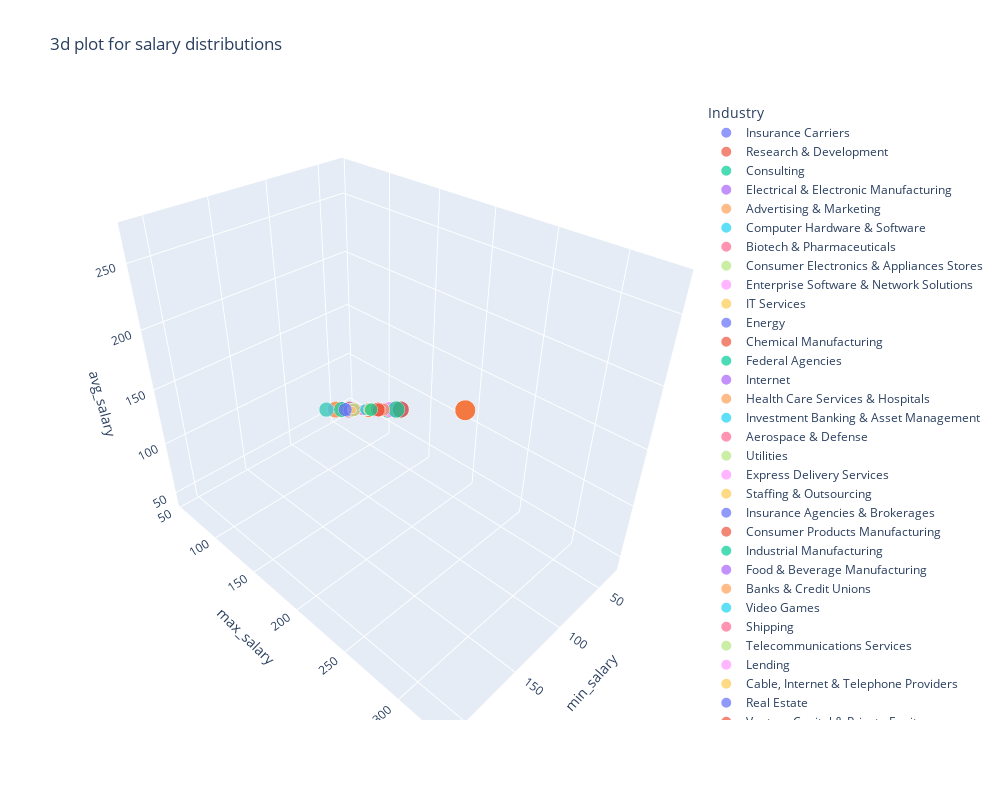

Notebook cell for this chart:
### Markdown cell above
The scatter plot on the left shows the relationship betweeen minimum salaries (horizontal axis) and maximum salaries (vertical axis) for various roles (dots). A line of best fit (shown in red) indicates a positive correlation: As the minimum salary increases, so does the maximum salary. This suggests that roles with higher entry requirements tend to offer greater earning potential. 

The box plot provides a summary of the salary ranges for minimum and maximum salaries, highlighting the interquartile range and outliers. We are able to understand the salary structures and could help candidates negotiate salaries based on financial goals.

### Code cell
fig = px.scatter_3d(data_frame=data, x='min_salary', y='max_salary', z='avg_salary',
                    color='Industry', size='min_salary', title='3d plot for salary distributions',
                   width=1000, height=800)
#fig.layout.height = 500
fig.show()

### Figure 1 — Plotly figure (JSON) as saved in the notebook; plotly's stock layout.template omitted (floating-point values rounded to 4 significant figures)
{"data": [{"hovertemplate": "Industry=Insurance Carriers<br>min_salary=%{marker.size}<br>max_salary=%{y}<br>avg_salary=%{z}<extra></extra>", "legendgroup": "Insurance Carriers", "marker": {"color": "#636efa", "size": [137, 137, 75, 75, 79, 79, 90, 101, 56, 56, 79, 71, 71, 90, 90, 90, 145, 79, 112, 112, 110, 69, 66, 66, 128, 87, 92, 92], "sizemode": "area", "sizeref": 0.53, "symbol": "circle"}, "mode": "markers", "name": "Insurance Carriers", "scene": "scene", "showlegend": true, "type": "scatter3d", "x": [137, 137, 75, 75, 79, 79, 90, 101, 56, 56, 79, 71, 71, 90, 90, 90, 145, 79, 112, 112, 110, 69, 66, 66, 128, 87, 92, 92], "y": [171, 171, 131, 131, 131, 131, 109, 165, 97, 97, 106, 123, 123, 124, 124, 124, 225, 147, 116, 116, 163, 116, 112, 112, 201, 141, 155, 155], "z": [154, 154, 103, 103, 105, 105, 99, 133, 76, 76, 92, 97, 97, 107, 107, 107, 185, 113, 114, 114, 136, 92, 89, 89, 164, 114, 123, 123]}, {"hovertemplate": "Industry=Research & Development<br>min_salary=%{marker.size}<br>max_salary=%{y}<br>avg_salary=%{z}<extra></extra>", "legendgroup": "Research & Development", "marker": {"color": "#EF553B", "size": [137, 79, 101, 79, 79, 90, 79, 112, 112, 79, 31, 212, 212, 212, 66, 87, 92], "sizemode": "area", "sizeref": 0.53, "symbol": "circle"}, "mode": "markers", "name": "Research & Development", "scene": "scene", "showlegend": true, "type": "scatter3d", "x": [137, 79, 101, 79, 79, 90, 79, 112, 112, 79, 31, 212, 212, 212, 66, 87, 92], "y": [171, 131, 165, 106, 106, 124, 147, 116, 116, 133, 56, 331, 331, 331, 112, 141, 155], "z": [154, 105, 133, 92, 92, 107, 113, 114, 114, 106, 43, 271, 271, 271, 89, 114, 123]}, {"hovertemplate": "Industry=Consulting<br>min_salary=%{marker.size}<br>max_salary=%{y}<br>avg_salary=%{z}<extra></extra>", "legendgroup": "Consulting", "marker": {"color": "#00cc96", "size": [137, 137, 137, 75, 79, 99, 99, 99, 79, 90, 91, 91, 122, 122, 112, 124, 124, 69, 69, 95, 95, 212, 128, 128, 80, 87, 87, 87, 92, 92], "sizemode": "area", "sizeref": 0.53, "symbol": "circle"}, "mode": "markers", "name": "Consulting", "scene": "scene", "showlegend": true, "type": "scatter3d", "x": [137, 137, 137, 75, 79, 99, 99, 99, 79, 90, 91, 91, 122, 122, 112, 124, 124, 69, 69, 95, 95, 212, 128, 128, 80, 87, 87, 87, 92, 92], "y": [171, 171, 171, 131, 131, 132, 132, 132, 106, 124, 150, 150, 146, 146, 116, 198, 198, 116, 116, 119, 119, 331, 201, 201, 132, 141, 141, 141, 155, 155], "z": [154, 154, 154, 103, 105, 115, 115, 115, 92, 107, 120, 120, 134, 134, 114, 161, 161, 92, 92, 107, 107, 271, 164, 164, 106, 114, 114, 114, 123, 123]}, {"hovertemplate": "Industry=Electrical & Electronic Manufacturing<br>min_salary=%{marker.size}<br>max_salary=%{y}<br>avg_salary=%{z}<extra></extra>", "legendgroup": "Electrical & Electronic Manufacturing", "marker": {"color": "#ab63fa", "size": [137, 90, 141], "sizemode": "area", "sizeref": 0.53, "symbol": "circle"}, "mode": "markers", "name": "Electrical & Electronic Manufacturing", "scene": "scene", "showlegend": true, "type": "scatter3d", "x": [137, 90, 141], "y": [171, 109, 225], "z": [154, 99, 183]}, {"hovertemplate": "Industry=Advertising & Marketing<br>min_salary=%{marker.size}<br>max_salary=%{y}<br>avg_salary=%{z}<extra></extra>", "legendgroup": "Advertising & Marketing", "marker": {"color": "#FFA15A", "size": [137, 137, 75, 79, 99, 99, 90, 90, 90, 56, 56, 79, 90, 90, 110, 69, 138, 138, 80, 105, 105], "sizemode": "area", "sizeref": 0.53, "symbol": "circle"}, "mode": "markers", "name": "Advertising & Marketing", "scene": "scene", "showlegend": true, "type": "scatter3d", "x": [137, 137, 75, 79, 99, 99, 90, 90, 90, 56, 56, 79, 90, 90, 110, 69, 138, 138, 80, 105, 105], "y": [171, 171, 131, 131, 132, 132, 109, 109, 109, 97, 97, 106, 124, 124, 163, 116, 158, 158, 132, 167, 167], "z": [154, 154, 103, 105, 115, 115, 99, 99, 99, 76, 76, 92, 107, 107, 136, 92, 148, 148, 106, 136, 136]}, {"hovertemplate": "Industry=Computer Hardware & Software<br>min_salary=%{marker.size}<br>max_salary=%{y}<br>avg_salary=%{z}<extra></extra>", "legendgroup": "Computer Hardware & Software", "marker": {"color": "#19d3f3", "size": [137, 137, 137, 137, 75, 79, 79, 79, 79, 79, 99, 99, 99, 99, 99, 99, 90, 90, 90, 101, 101, 56, 79, 79, 90, 90, 90, 91, 141, 145, 79, 79, 79, 122, 122, 112, 112, 110, 110, 79, 69, 31, 31, 95, 212, 66, 128, 128, 128, 138, 80, 87, 87, 92, 92], "sizemode": "area", "sizeref": 0.53, "symbol": "circle"}, "mode": "markers", "name": "Computer Hardware & Software", "scene": "scene", "showlegend": true, "type": "scatter3d", "x": [137, 137, 137, 137, 75, 79, 79, 79, 79, 79, 99, 99, 99, 99, 99, 99, 90, 90, 90, 101, 101, 56, 79, 79, 90, 90, 90, 91, 141, 145, 79, 79, 79, 122, 122, 112, 112, 110, 110, 79, 69, 31, 31, 95, 212, 66, 128, 128, 128, 138, 80, 87, 87, 92, 92], "y": [171, 171, 171, 171, 131, 131, 131, 131, 131, 131, 132, 132, 132, 132, 132, 132, 109, 109, 109, 165, 165, 97, 106, 106, 124, 124, 124, 150, 225, 225, 147, 147, 147, 146, 146, 116, 116, 163, 163, 133, 116, 56, 56, 119, 331, 112, 201, 201, 201, 158, 132, 141, 141, 155, 155], "z": [154, 154, 154, 154, 103, 105, 105, 105, 105, 105, 115, 115, 115, 115, 115, 115, 99, 99, 99, 133, 133, 76, 92, 92, 107, 107, 107, 120, 183, 185, 113, 113, 113, 134, 134, 114, 114, 136, 136, 106, 92, 43, 43, 107, 271, 89, 164, 164, 164, 148, 106, 114, 114, 123, 123]}, {"hovertemplate": "Industry=Biotech & Pharmaceuticals<br>min_salary=%{marker.size}<br>max_salary=%{y}<br>avg_salary=%{z}<extra></extra>", "legendgroup": "Biotech & Pharmaceuticals", "marker": {"color": "#FF6692", "size": [137, 75, 75, 75, 75, 75, 79, 79, 79, 79, 79, 79, 99, 99, 90, 90, 90, 90, 90, 90, 101, 101, 101, 56, 56, 56, 56, 56, 56, 79, 79, 79, 71, 90, 90, 91, 91, 141, 145, 145, 79, 112, 112, 110, 110, 110, 124, 79, 69, 31, 95, 212, 212, 212, 128, 128, 128, 128, 138, 80, 80, 92, 105], "sizemode": "area", "sizeref": 0.53, "symbol": "circle"}, "mode": "markers", "name": "Biotech & Pharmaceuticals", "scene": "scene", "showlegend": true, "type": "scatter3d", "x": [137, 75, 75, 75, 75, 75, 79, 79, 79, 79, 79, 79, 99, 99, 90, 90, 90, 90, 90, 90, 101, 101, 101, 56, 56, 56, 56, 56, 56, 79, 79, 79, 71, 90, 90, 91, 91, 141, 145, 145, 79, 112, 112, 110, 110, 110, 124, 79, 69, 31, 95, 212, 212, 212, 128, 128, 128, 128, 138, 80, 80, 92, 105], "y": [171, 131, 131, 131, 131, 131, 131, 131, 131, 131, 131, 131, 132, 132, 109, 109, 109, 109, 109, 109, 165, 165, 165, 97, 97, 97, 97, 97, 97, 106, 106, 106, 123, 124, 124, 150, 150, 225, 225, 225, 147, 116, 116, 163, 163, 163, 198, 133, 116, 56, 119, 331, 331, 331, 201, 201, 201, 201, 158, 132, 132, 155, 167], "z": [154, 103, 103, 103, 103, 103, 105, 105, 105, 105, 105, 105, 115, 115, 99, 99, 99, 99, 99, 99, 133, 133, 133, 76, 76, 76, 76, 76, 76, 92, 92, 92, 97, 107, 107, 120, 120, 183, 185, 185, 113, 114, 114, 136, 136, 136, 161, 106, 92, 43, 107, 271, 271, 271, 164, 164, 164, 164, 148, 106, 106, 123, 136]}, {"hovertemplate": "Industry=Consumer Electronics & Appliances Stores<br>min_salary=%{marker.size}<br>max_salary=%{y}<br>avg_salary=%{z}<extra></extra>", "legendgroup": "Consumer Electronics & Appliances Stores", "marker": {"color": "#B6E880", "size": [137, 79], "sizemode": "area", "sizeref": 0.53, "symbol": "circle"}, "mode": "markers", "name": "Consumer Electronics & Appliances Stores", "scene": "scene", "showlegend": true, "type": "scatter3d", "x": [137, 79], "y": [171, 131], "z": [154, 105]}, {"hovertemplate": "Industry=Enterprise Software & Network Solutions<br>min_salary=%{marker.size}<br>max_salary=%{y}<br>avg_salary=%{z}<extra></extra>", "legendgroup": "Enterprise Software & Network Solutions", "marker": {"color": "#FF97FF", "size": [137, 137, 137, 137, 75, 75, 75, 75, 75, 75, 75, 79, 99, 99, 99, 99, 90, 90, 90, 101, 101, 101, 79, 90, 91, 145, 122, 122, 122, 112, 110, 110, 124, 31, 31, 66, 138, 138, 80, 87, 92, 92], "sizemode": "area", "sizeref": 0.53, "symbol": "circle"}, "mode": "markers", "name": "Enterprise Software & Network Solutions", "scene": "scene", "showlegend": true, "type": "scatter3d", "x": [137, 137, 137, 137, 75, 75, 75, 75, 75, 75, 75, 79, 99, 99, 99, 99, 90, 90, 90, 101, 101, 101, 79, 90, 91, 145, 122, 122, 122, 112, 110, 110, 124, 31, 31, 66, 138, 138, 80, 87, 92, 92], "y": [171, 171, 171, 171, 131, 131, 131, 131, 131, 131, 131, 131, 132, 132, 132, 132, 109, 109, 109, 165, 165, 165, 106, 124, 150, 225, 146, 146, 146, 116, 163, 163, 198, 56, 56, 112, 158, 158, 132, 141, 155, 155], "z": [154, 154, 154, 154, 103, 103, 103, 103, 103, 103, 103, 105, 115, 115, 115, 115, 99, 99, 99, 133, 133, 133, 92, 107, 120, 185, 134, 134, 134, 114, 136, 136, 161, 43, 43, 89, 148, 148, 106, 114, 123, 123]}, {"hovertemplate": "Industry=IT Services<br>min_salary=%{marker.size}<br>max_salary=%{y}<br>avg_salary=%{z}<extra></extra>", "legendgroup": "IT Services", "marker": {"color": "#FECB52", "size": [137, 75, 75, 79, 79, 90, 101, 56, 56, 79, 79, 79, 71, 71, 90, 90, 91, 91, 91, 141, 141, 145, 145, 79, 79, 122, 112, 110, 124, 124, 79, 69, 69, 69, 31, 31, 95, 212, 66, 66, 66, 66, 66, 66, 80, 80, 80, 87, 87, 92, 105, 105], "sizemode": "area", "sizeref": 0.53, "symbol": "circle"}, "mode": "markers", "name": "IT Services", "scene": "scene", "showlegend": true, "type": "scatter3d", "x": [137, 75, 75, 79, 79, 90, 101, 56, 56, 79, 79, 79, 71, 71, 90, 90, 91, 91, 91, 141, 141, 145, 145, 79, 79, 122, 112, 110, 124, 124, 79, 69, 69, 69, 31, 31, 95, 212, 66, 66, 66, 66, 66, 66, 80, 80, 80, 87, 87, 92, 105, 105], "y": [171, 131, 131, 131, 131, 109, 165, 97, 97, 106, 106, 106, 123, 123, 124, 124, 150, 150, 150, 225, 225, 225, 225, 147, 147, 146, 116, 163, 198, 198, 133, 116, 116, 116, 56, 56, 119, 331, 112, 112, 112, 112, 112, 112, 132, 132, 132, 141, 141, 155, 167, 167], "z": [154, 103, 103, 105, 105, 99, 133, 76, 76, 92, 92, 92, 97, 97, 107, 107, 120, 120, 120, 183, 183, 185, 185, 113, 113, 134, 114, 136, 161, 161, 106, 92, 92, 92, 43, 43, 107, 271, 89, 89, 89, 89, 89, 89, 106, 106, 106, 114, 114, 123, 136, 136]}, {"hovertemplate": "Industry=Energy<br>min_salary=%{marker.size}<br>max_salary=%{y}<br>avg_salary=%{z}<extra></extra>", "legendgroup": "Energy", "marker": {"color": "#636efa", "size": [137, 56, 91, 112, 66], "sizemode": "area", "sizeref": 0.53, "symbol": "circle"}, "mode": "markers", "name": "Energy", "scene": "scene", "showlegend": true, "type": "scatter3d", "x": [137, 56, 91, 112, 66], "y": [171, 97, 150, 116, 112], "z": [154, 76, 120, 114, 89]}, {"hovertemplate": "Industry=Chemical Manufacturing<br>min_salary=%{marker.size}<br>max_salary=%{y}<br>avg_salary=%{z}<extra></extra>", "legendgroup": "Chemical Manufacturing", "marker": {"color": "#EF553B", "size": [137, 137, 56], "sizemode": "area", "sizeref": 0.53, "symbol": "circle"}, "mode": "markers", "name": "Chemical Manufacturing", "scene": "scene", "showlegend": true, "type": "scatter3d", "x": [137, 137, 56], "y": [171, 171, 97], "z": [154, 154, 76]}, {"hovertemplate": "Industry=Federal Agencies<br>min_salary=%{marker.size}<br>max_salary=%{y}<br>avg_salary=%{z}<extra></extra>", "legendgroup": "Federal Agencies", "marker": {"color": "#00cc96", "size": [137, 137, 75, 90, 101, 56, 71, 91, 145, 79, 110, 128, 128, 138, 138, 80], "sizemode": "area", "sizeref": 0.53, "symbol": "circle"}, "mode": "markers", "name": "Federal Agencies", "scene": "scene", "showlegend": true, "type": "scatter3d", "x": [137, 137, 75, 90, 101, 56, 71, 91, 145, 79, 110, 128, 128, 138, 138, 80], "y": [171, 171, 131, 109, 165, 97, 123, 150, 225, 147, 163, 201, 201, 158, 158, 132], "z": [154, 154, 103, 99, 133, 76, 97, 120, 185, 113, 136, 164, 164, 148, 148, 106]}, {"hovertemplate": "Industry=Internet<br>min_salary=%{marker.size}<br>max_salary=%{y}<br>avg_salary=%{z}<extra></extra>", "legendgroup": "Internet", "marker": {"color": "#ab63fa", "size": [137, 137, 75, 75, 79, 79, 79, 99, 99, 56, 79, 71, 71, 71, 91, 141, 145, 112, 124, 124, 79, 69, 95, 66, 128, 128, 80], "sizemode": "area", "sizeref": 0.53, "symbol": "circle"}, "mode": "markers", "name": "Internet", "scene": "scene", "showlegend": true, "type": "scatter3d", "x": [137, 137, 75, 75, 79, 79, 79, 99, 99, 56, 79, 71, 71, 71, 91, 141, 145, 112, 124, 124, 79, 69, 95, 66, 128, 128, 80], "y": [171, 171, 131, 131, 131, 131, 131, 132, 132, 97, 106, 123, 123, 123, 150, 225, 225, 116, 198, 198, 133, 116, 119, 112, 201, 201, 132], "z": [154, 154, 103, 103, 105, 105, 105, 115, 115, 76, 92, 97, 97, 97, 120, 183, 185, 114, 161, 161, 106, 92, 107, 89, 164, 164, 106]}, {"hovertemplate": "Industry=Health Care Services & Hospitals<br>min_salary=%{marker.size}<br>max_salary=%{y}<br>avg_salary=%{z}<extra></extra>", "legendgroup": "Health Care Services & Hospitals", "marker": {"color": "#FFA15A", "size": [137, 75, 75, 79, 99, 99, 99, 56, 79, 145, 112, 110, 110, 95, 138, 80, 80, 87], "sizemode": "area", "sizeref": 0.53, "symbol": "circle"}, "mode": "markers", "name": "Health Care Services & Hospitals", "scene": "scene", "showlegend": true, "type": "scatter3d", "x": [137, 75, 75, 79, 99, 99, 99, 56, 79, 145, 112, 110, 110, 95, 138, 80, 80, 87], "y": [171, 131, 131, 131, 132, 132, 132, 97, 106, 225, 116, 163, 163, 119, 158, 132, 132, 141], "z": [154, 103, 103, 105, 115, 115, 115, 76, 92, 185, 114, 136, 136, 107, 148, 106, 106, 114]}, {"hovertemplate": "Industry=Investment Banking & Asset Management<br>min_salary=%{marker.size}<br>max_salary=%{y}<br>avg_salary=%{z}<extra></extra>", "legendgroup": "Investment Banking & Asset Management", "marker": {"color": "#19d3f3", "size": [137, 75, 75, 79, 99, 99, 71, 71, 79, 79, 79, 31, 128], "sizemode": "area", "sizeref": 0.53, "symbol": "circle"}, "mode": "markers", "name": "Investment Banking & Asset Management", "scene": "scene", "showlegend": true, "type": "scatter3d", "x": [137, 75, 75, 79, 99, 99, 71, 71, 79, 79, 79, 31, 128], "y": [171, 131, 131, 131, 132, 132, 123, 123, 147, 147, 133, 56, 201], "z": [154, 103, 103, 105, 115, 115, 97, 97, 113, 113, 106, 43, 164]}, {"hovertemplate": "Industry=Aerospace & Defense<br>min_salary=%{marker.size}<br>max_salary=%{y}<br>avg_salary=%{z}<extra></extra>", "legendgroup": "Aerospace & Defense", "marker": {"color": "#FF6692", "size": [137, 75, 99, 99, 90, 101, 56, 79, 71, 90, 91, 141, 145, 79, 79, 122, 112, 110, 110, 124, 31, 31, 212, 128, 138, 138, 138, 80, 80, 87, 87, 92, 105, 105], "sizemode": "area", "sizeref": 0.53, "symbol": "circle"}, "mode": "markers", "name": "Aerospace & Defense", "scene": "scene", "showlegend": true, "type": "scatter3d", "x": [137, 75, 99, 99, 90, 101, 56, 79, 71, 90, 91, 141, 145, 79, 79, 122, 112, 110, 110, 124, 31, 31, 212, 128, 138, 138, 138, 80, 80, 87, 87, 92, 105, 105], "y": [171, 131, 132, 132, 109, 165, 97, 106, 123, 124, 150, 225, 225, 147, 147, 146, 116, 163, 163, 198, 56, 56, 331, 201, 158, 158, 158, 132, 132, 141, 141, 155, 167, 167], "z": [154, 103, 115, 115, 99, 133, 76, 92, 97, 107, 120, 183, 185, 113, 113, 134, 114, 136, 136, 161, 43, 43, 271, 164, 148, 148, 148, 106, 106, 114, 114, 123, 136, 136]}, {"hovertemplate": "Industry=Utilities<br>min_salary=%{marker.size}<br>max_salary=%{y}<br>avg_salary=%{z}<extra></extra>", "legendgroup": "Utilities", "marker": {"color": "#B6E880", "size": [75, 90, 91], "sizemode": "area", "sizeref": 0.53, "symbol": "circle"}, "mode": "markers", "name": "Utilities", "scene": "scene", "showlegend": true, "type": "scatter3d", "x": [75, 90, 91], "y": [131, 109, 150], "z": [103, 99, 120]}, {"hovertemplate": "Industry=Express Delivery Services<br>min_salary=%{marker.size}<br>max_salary=%{y}<br>avg_salary=%{z}<extra></extra>", "legendgroup": "Express Delivery Services", "marker": {"color": "#FF97FF", "size": [75, 124], "sizemode": "area", "sizeref": 0.53, "symbol": "circle"}, "mode": "markers", "name": "Express Delivery Services", "scene": "scene", "showlegend": true, "type": "scatter3d", "x": [75, 124], "y": [131, 198], "z": [103, 161]}, {"hovertemplate": "Industry=Staffing & Outsourcing<br>min_salary=%{marker.size}<br>max_salary=%{y}<br>avg_salary=%{z}<extra></extra>", "legendgroup": "Staffing & Outsourcing", "marker": {"color": "#FECB52", "size": [75, 79, 90, 101, 79, 91, 141, 145, 79, 122, 112, 112, 112, 124, 124, 79, 69, 69, 69, 31, 95, 95, 95, 212, 212, 212, 66, 66, 66, 128, 87, 87, 92, 105], "sizemode": "area", "sizeref": 0.53, "symbol": "circle"}, "mode": "markers", "name": "Staffing & Outsourcing", "scene": "scene", "showlegend": true, "type": "scatter3d", "x": [75, 79, 90, 101, 79, 91, 141, 145, 79, 122, 112, 112, 112, 124, 124, 79, 69, 69, 69, 31, 95, 95, 95, 212, 212, 212, 66, 66, 66, 128, 87, 87, 92, 105], "y": [131, 131, 109, 165, 106, 150, 225, 225, 147, 146, 116, 116, 116, 198, 198, 133, 116, 116, 116, 56, 119, 119, 119, 331, 331, 331, 112, 112, 112, 201, 141, 141, 155, 167], "z": [103, 105, 99, 133, 92, 120, 183, 185, 113, 134, 114, 114, 114, 161, 161, 106, 92, 92, 92, 43, 107, 107, 107, 271, 271, 271, 89, 89, 89, 164, 114, 114, 123, 136]}, {"hovertemplate": "Industry=Insurance Agencies & Brokerages<br>min_salary=%{marker.size}<br>max_salary=%{y}<br>avg_salary=%{z}<extra></extra>", "legendgroup": "Insurance Agencies & Brokerages", "marker": {"color": "#636efa", "size": [75, 79, 122, 31], "sizemode": "area", "sizeref": 0.53, "symbol": "circle"}, "mode": "markers", "name": "Insurance Agencies & Brokerages", "scene": "scene", "showlegend": true, "type": "scatter3d", "x": [75, 79, 122, 31], "y": [131, 131, 146, 56], "z": [103, 105, 134, 43]}, {"hovertemplate": "Industry=Consumer Products Manufacturing<br>min_salary=%{marker.size}<br>max_salary=%{y}<br>avg_salary=%{z}<extra></extra>", "legendgroup": "Consumer Products Manufacturing", "marker": {"color": "#EF553B", "size": [79, 79, 110, 69, 138], "sizemode": "area", "sizeref": 0.53, "symbol": "circle"}, "mode": "markers", "name": "Consumer Products Manufacturing", "scene": "scene", "showlegend": true, "type": "scatter3d", "x": [79, 79, 110, 69, 138], "y": [131, 147, 163, 116, 158], "z": [105, 113, 136, 92, 148]}, {"hovertemplate": "Industry=Industrial Manufacturing<br>min_salary=%{marker.size}<br>max_salary=%{y}<br>avg_salary=%{z}<extra></extra>", "legendgroup": "Industrial Manufacturing", "marker": {"color": "#00cc96", "size": [79, 90, 128], "sizemode": "area", "sizeref": 0.53, "symbol": "circle"}, "mode": "markers", "name": "Industrial Manufacturing", "scene": "scene", "showlegend": true, "type": "scatter3d", "x": [79, 90, 128], "y": [131, 124, 201], "z": [105, 107, 164]}, {"hovertemplate": "Industry=Food & Beverage Manufacturing<br>min_salary=%{marker.size}<br>max_salary=%{y}<br>avg_salary=%{z}<extra></extra>", "legendgroup": "Food & Beverage Manufacturing", "marker": {"color": "#ab63fa", "size": [79, 99, 138, 92], "sizemode": "area", "sizeref": 0.53, "symbol": "circle"}, "mode": "markers", "name": "Food & Beverage Manufacturing", "scene": "scene", "showlegend": true, "type": "scatter3d", "x": [79, 99, 138, 92], "y": [131, 132, 158, 155], "z": [105, 115, 148, 123]}, {"hovertemplate": "Industry=Banks & Credit Unions<br>min_salary=%{marker.size}<br>max_salary=%{y}<br>avg_salary=%{z}<extra></extra>", "legendgroup": "Banks & Credit Unions", "marker": {"color": "#FFA15A", "size": [79, 99, 101, 91, 110, 138, 138, 87], "sizemode": "area", "sizeref": 0.53, "symbol": "circle"}, "mode": "markers", "name": "Banks & Credit Unions", "scene": "scene", "showlegend": true, "type": "scatter3d", "x": [79, 99, 101, 91, 110, 138, 138, 87], "y": [131, 132, 165, 150, 163, 158, 158, 141], "z": [105, 115, 133, 120, 136, 148, 148, 114]}, {"hovertemplate": "Industry=Video Games<br>min_salary=%{marker.size}<br>max_salary=%{y}<br>avg_salary=%{z}<extra></extra>", "legendgroup": "Video Games", "marker": {"color": "#19d3f3", "size": [99, 90, 141], "sizemode": "area", "sizeref": 0.53, "symbol": "circle"}, "mode": "markers", "name": "Video Games", "scene": "scene", "showlegend": true, "type": "scatter3d", "x": [99, 90, 141], "y": [132, 109, 225], "z": [115, 99, 183]}, {"hovertemplate": "Industry=Shipping<br>min_salary=%{marker.size}<br>max_salary=%{y}<br>avg_salary=%{z}<extra></extra>", "legendgroup": "Shipping", "marker": {"color": "#FF6692", "size": [99], "sizemode": "area", "sizeref": 0.53, "symbol": "circle"}, "mode": "markers", "name": "Shipping", "scene": "scene", "showlegend": true, "type": "scatter3d", "x": [99], "y": [132], "z": [115]}, {"hovertemplate": "Industry=Telecommunications Services<br>min_salary=%{marker.size}<br>max_salary=%{y}<br>avg_salary=%{z}<extra></extra>", "legendgroup": "Telecommunications Services", "marker": {"color": "#B6E880", "size": [99, 90, 101, 79, 105], "sizemode": "area", "sizeref": 0.53, "symbol": "circle"}, "mode": "markers", "name": "Telecommunications Services", "scene": "scene", "showlegend": true, "type": "scatter3d", "x": [99, 90, 101, 79, 105], "y": [132, 109, 165, 133, 167], "z": [115, 99, 133, 106, 136]}, {"hovertemplate": "Industry=Lending<br>min_salary=%{marker.size}<br>max_salary=%{y}<br>avg_salary=%{z}<extra></extra>", "legendgroup": "Lending", "marker": {"color": "#FF97FF", "size": [90, 90, 56, 79, 145, 124, 66], "sizemode": "area", "sizeref": 0.53, "symbol": "circle"}, "mode": "markers", "name": "Lending", "scene": "scene", "showlegend": true, "type": "scatter3d", "x": [90, 90, 56, 79, 145, 124, 66], "y": [109, 109, 97, 106, 225, 198, 112], "z": [99, 99, 76, 92, 185, 161, 89]}, {"hovertemplate": "Industry=Cable, Internet & Telephone Providers<br>min_salary=%{marker.size}<br>max_salary=%{y}<br>avg_salary=%{z}<extra></extra>", "legendgroup": "Cable, Internet & Telephone Providers", "marker": {"color": "#FECB52", "size": [90], "sizemode": "area", "sizeref": 0.53, "symbol": "circle"}, "mode": "markers", "name": "Cable, Internet & Telephone Providers", "scene": "scene", "showlegend": true, "type": "scatter3d", "x": [90], "y": [109], "z": [99]}, {"hovertemplate": "Industry=Real Estate<br>min_salary=%{marker.size}<br>max_salary=%{y}<br>avg_salary=%{z}<extra></extra>", "legendgroup": "Real Estate", "marker": {"color": "#636efa", "size": [101, 71, 91], "sizemode": "area", "sizeref": 0.53, "symbol": "circle"}, "mode": "markers", "name": "Real Estate", "scene": "scene", "showlegend": true, "type": "scatter3d", "x": [101, 71, 91], "y": [165, 123, 150], "z": [133, 97, 120]}, {"hovertemplate": "Industry=Venture Capital & Private Equity<br>min_salary=%{marker.size}<br>max_salary=%{y}<br>avg_salary=%{z}<extra></extra>", "legendgroup": "Venture Capital & Private Equity", "marker": {"color": "#EF553B", "size": [101, 71], "sizemode": "area", "sizeref": 0.53, "symbol": "circle"}, "mode": "markers", "name": "Venture Capital & Private Equity", "scene": "scene", "showlegend": true, "type": "scatter3d", "x": [101, 71], "y": [165, 123], "z": [133, 97]}, {"hovertemplate": "Industry=Miscellaneous Manufacturing<br>min_salary=%{marker.size}<br>max_salary=%{y}<br>avg_salary=%{z}<extra></extra>", "legendgroup": "Miscellaneous Manufacturing", "marker": {"color": "#00cc96", "size": [79, 122, 31], "sizemode": "area", "sizeref": 0.53, "symbol": "circle"}, "mode": "markers", "name": "Miscellaneous Manufacturing", "scene": "scene", "showlegend": true, "type": "scatter3d", "x": [79, 122, 31], "y": [106, 146, 56], "z": [92, 134, 43]}, {"hovertemplate": "Industry=Oil & Gas Services<br>min_salary=%{marker.size}<br>max_salary=%{y}<br>avg_salary=%{z}<extra></extra>", "legendgroup": "Oil & Gas Services", "marker": {"color": "#ab63fa", "size": [79, 31], "sizemode": "area", "sizeref": 0.53, "symbol": "circle"}, "mode": "markers", "name": "Oil & Gas Services", "scene": "scene", "showlegend": true, "type": "scatter3d", "x": [79, 31], "y": [106, 56], "z": [92, 43]}, {"hovertemplate": "Industry=Transportation Equipment Manufacturing<br>min_salary=%{marker.size}<br>max_salary=%{y}<br>avg_salary=%{z}<extra></extra>", "legendgroup": "Transportation Equipment Manufacturing", "marker": {"color": "#FFA15A", "size": [71, 141], "sizemode": "area", "sizeref": 0.53, "symbol": "circle"}, "mode": "markers", "name": "Transportation Equipment Manufacturing", "scene": "scene", "showlegend": true, "type": "scatter3d", "x": [71, 141], "y": [123, 225], "z": [97, 183]}, {"hovertemplate": "Industry=Telecommunications Manufacturing<br>min_salary=%{marker.size}<br>max_salary=%{y}<br>avg_salary=%{z}<extra></extra>", "legendgroup": "Telecommunications Manufacturing", "marker": {"color": "#19d3f3", "size": [71], "sizemode": "area", "sizeref": 0.53, "symbol": "circle"}, "mode": "markers", "name": "Telecommunications Manufacturing", "scene": "scene", "showlegend": true, "type": "scatter3d", "x": [71], "y": [123], "z": [97]}, {"hovertemplate": "Industry=Transportation Management<br>min_salary=%{marker.size}<br>max_salary=%{y}<br>avg_salary=%{z}<extra></extra>", "legendgroup": "Transportation Management", "marker": {"color": "#FF6692", "size": [90], "sizemode": "area", "sizeref": 0.53, "symbol": "circle"}, "mode": "markers", "name": "Transportation Management", "scene": "scene", "showlegend": true, "type": "scatter3d", "x": [90], "y": [124], "z": [107]}, {"hovertemplate": "Industry=News Outlet<br>min_salary=%{marker.size}<br>max_salary=%{y}<br>avg_salary=%{z}<extra></extra>", "legendgroup": "News Outlet", "marker": {"color": "#B6E880", "size": [90], "sizemode": "area", "sizeref": 0.53, "symbol": "circle"}, "mode": "markers", "name": "News Outlet", "scene": "scene", "showlegend": true, "type": "scatter3d", "x": [90], "y": [124], "z": [107]}, {"hovertemplate": "Industry=Architectural & Engineering Services<br>min_salary=%{marker.size}<br>max_salary=%{y}<br>avg_salary=%{z}<extra></extra>", "legendgroup": "Architectural & Engineering Services", "marker": {"color": "#FF97FF", "size": [91, 141, 124], "sizemode": "area", "sizeref": 0.53, "symbol": "circle"}, "mode": "markers", "name": "Architectural & Engineering Services", "scene": "scene", "showlegend": true, "type": "scatter3d", "x": [91, 141, 124], "y": [150, 225, 198], "z": [120, 183, 161]}, {"hovertemplate": "Industry=Other Retail Stores<br>min_salary=%{marker.size}<br>max_salary=%{y}<br>avg_salary=%{z}<extra></extra>", "legendgroup": "Other Retail Stores", "marker": {"color": "#FECB52", "size": [141, 141], "sizemode": "area", "sizeref": 0.53, "symbol": "circle"}, "mode": "markers", "name": "Other Retail Stores", "scene": "scene", "showlegend": true, "type": "scatter3d", "x": [141, 141], "y": [225, 225], "z": [183, 183]}, {"hovertemplate": "Industry=Hotels, Motels, & Resorts<br>min_salary=%{marker.size}<br>max_salary=%{y}<br>avg_salary=%{z}<extra></extra>", "legendgroup": "Hotels, Motels, & Resorts", "marker": {"color": "#636efa", "size": [141], "sizemode": "area", "sizeref": 0.53, "symbol": "circle"}, "mode": "markers", "name": "Hotels, Motels, & Resorts", "scene": "scene", "showlegend": true, "type": "scatter3d", "x": [141], "y": [225], "z": [183]}, {"hovertemplate": "Industry=State & Regional Agencies<br>min_salary=%{marker.size}<br>max_salary=%{y}<br>avg_salary=%{z}<extra></extra>", "legendgroup": "State & Regional Agencies", "marker": {"color": "#EF553B", "size": [141], "sizemode": "area", "sizeref": 0.53, "symbol": "circle"}, "mode": "markers", "name": "State & Regional Agencies", "scene": "scene", "showlegend": true, "type": "scatter3d", "x": [141], "y": [225], "z": [183]}, {"hovertemplate": "Industry=Financial Transaction Processing<br>min_salary=%{marker.size}<br>max_salary=%{y}<br>avg_salary=%{z}<extra></extra>", "legendgroup": "Financial Transaction Processing", "marker": {"color": "#00cc96", "size": [145, 31], "sizemode": "area", "sizeref": 0.53, "symbol": "circle"}, "mode": "markers", "name": "Financial Transaction Processing", "scene": "scene", "showlegend": true, "type": "scatter3d", "x": [145, 31], "y": [225, 56], "z": [185, 43]}, {"hovertemplate": "Industry=Timber Operations<br>min_salary=%{marker.size}<br>max_salary=%{y}<br>avg_salary=%{z}<extra></extra>", "legendgroup": "Timber Operations", "marker": {"color": "#ab63fa", "size": [79, 69], "sizemode": "area", "sizeref": 0.53, "symbol": "circle"}, "mode": "markers", "name": "Timber Operations", "scene": "scene", "showlegend": true, "type": "scatter3d", "x": [79, 69], "y": [147, 116], "z": [113, 92]}, {"hovertemplate": "Industry=Colleges & Universities<br>min_salary=%{marker.size}<br>max_salary=%{y}<br>avg_salary=%{z}<extra></extra>", "legendgroup": "Colleges & Universities", "marker": {"color": "#FFA15A", "size": [79, 69], "sizemode": "area", "sizeref": 0.53, "symbol": "circle"}, "mode": "markers", "name": "Colleges & Universities", "scene": "scene", "showlegend": true, "type": "scatter3d", "x": [79, 69], "y": [147, 116], "z": [113, 92]}, {"hovertemplate": "Industry=Travel Agencies<br>min_salary=%{marker.size}<br>max_salary=%{y}<br>avg_salary=%{z}<extra></extra>", "legendgroup": "Travel Agencies", "marker": {"color": "#19d3f3", "size": [112, 66], "sizemode": "area", "sizeref": 0.53, "symbol": "circle"}, "mode": "markers", "name": "Travel Agencies", "scene": "scene", "showlegend": true, "type": "scatter3d", "x": [112, 66], "y": [116, 112], "z": [114, 89]}, {"hovertemplate": "Industry=Logistics & Supply Chain<br>min_salary=%{marker.size}<br>max_salary=%{y}<br>avg_salary=%{z}<extra></extra>", "legendgroup": "Logistics & Supply Chain", "marker": {"color": "#FF6692", "size": [79], "sizemode": "area", "sizeref": 0.53, "symbol": "circle"}, "mode": "markers", "name": "Logistics & Supply Chain", "scene": "scene", "showlegend": true, "type": "scatter3d", "x": [79], "y": [133], "z": [106]}, {"hovertemplate": "Industry=Farm Support Services<br>min_salary=%{marker.size}<br>max_salary=%{y}<br>avg_salary=%{z}<extra></extra>", "legendgroup": "Farm Support Services", "marker": {"color": "#B6E880", "size": [79], "sizemode": "area", "sizeref": 0.53, "symbol": "circle"}, "mode": "markers", "name": "Farm Support Services", "scene": "scene", "showlegend": true, "type": "scatter3d", "x": [79], "y": [133], "z": [106]}, {"hovertemplate": "Industry=Social Assistance<br>min_salary=%{marker.size}<br>max_salary=%{y}<br>avg_salary=%{z}<extra></extra>", "legendgroup": "Social Assistance", "marker": {"color": "#FF97FF", "size": [31], "sizemode": "area", "sizeref": 0.53, "symbol": "circle"}, "mode": "markers", "name": "Social Assistance", "scene": "scene", "showlegend": true, "type": "scatter3d", "x": [31], "y": [56], "z": [43]}, {"hovertemplate": "Industry=Construction<br>min_salary=%{marker.size}<br>max_salary=%{y}<br>avg_salary=%{z}<extra></extra>", "legendgroup": "Construction", "marker": {"color": "#FECB52", "size": [31, 80], "sizemode": "area", "sizeref": 0.53, "symbol": "circle"}, "mode": "markers", "name": "Construction", "scene": "scene", "showlegend": true, "type": "scatter3d", "x": [31, 80], "y": [56, 132], "z": [43, 106]}, {"hovertemplate": "Industry=Department, Clothing, & Shoe Stores<br>min_salary=%{marker.size}<br>max_salary=%{y}<br>avg_salary=%{z}<extra></extra>", "legendgroup": "Department, Clothing, & Shoe Stores", "marker": {"color": "#636efa", "size": [95], "sizemode": "area", "sizeref": 0.53, "symbol": "circle"}, "mode": "markers", "name": "Department, Clothing, & Shoe Stores", "scene": "scene", "showlegend": true, "type": "scatter3d", "x": [95], "y": [119], "z": [107]}, {"hovertemplate": "Industry=Wholesale<br>min_salary=%{marker.size}<br>max_salary=%{y}<br>avg_salary=%{z}<extra></extra>", "legendgroup": "Wholesale", "marker": {"color": "#EF553B", "size": [212, 92, 105], "sizemode": "area", "sizeref": 0.53, "symbol": "circle"}, "mode": "markers", "name": "Wholesale", "scene": "scene", "showlegend": true, "type": "scatter3d", "x": [212, 92, 105], "y": [331, 155, 167], "z": [271, 123, 136]}, {"hovertemplate": "Industry=Rail<br>min_salary=%{marker.size}<br>max_salary=%{y}<br>avg_salary=%{z}<extra></extra>", "legendgroup": "Rail", "marker": {"color": "#00cc96", "size": [87], "sizemode": "area", "sizeref": 0.53, "symbol": "circle"}, "mode": "markers", "name": "Rail", "scene": "scene", "showlegend": true, "type": "scatter3d", "x": [87], "y": [141], "z": [114]}], "layout": {"height": 800, "legend": {"itemsizing": "constant", "title": {"text": "Industry"}, "tracegroupgap": 0}, "scene": {"aspectmode": "auto", "aspectratio": {"x": 0.8054, "y": 1.224, "z": 1.015}, "domain": {"x": [0, 1], "y": [0, 1]}, "xaxis": {"title": {"text": "min_salary"}, "type": "linear"}, "yaxis": {"title": {"text": "max_salary"}, "type": "linear"}, "zaxis": {"title": {"text": "avg_salary"}, "type": "linear"}}, "title": {"text": "3d plot for salary distributions"}, "width": 1000}}
